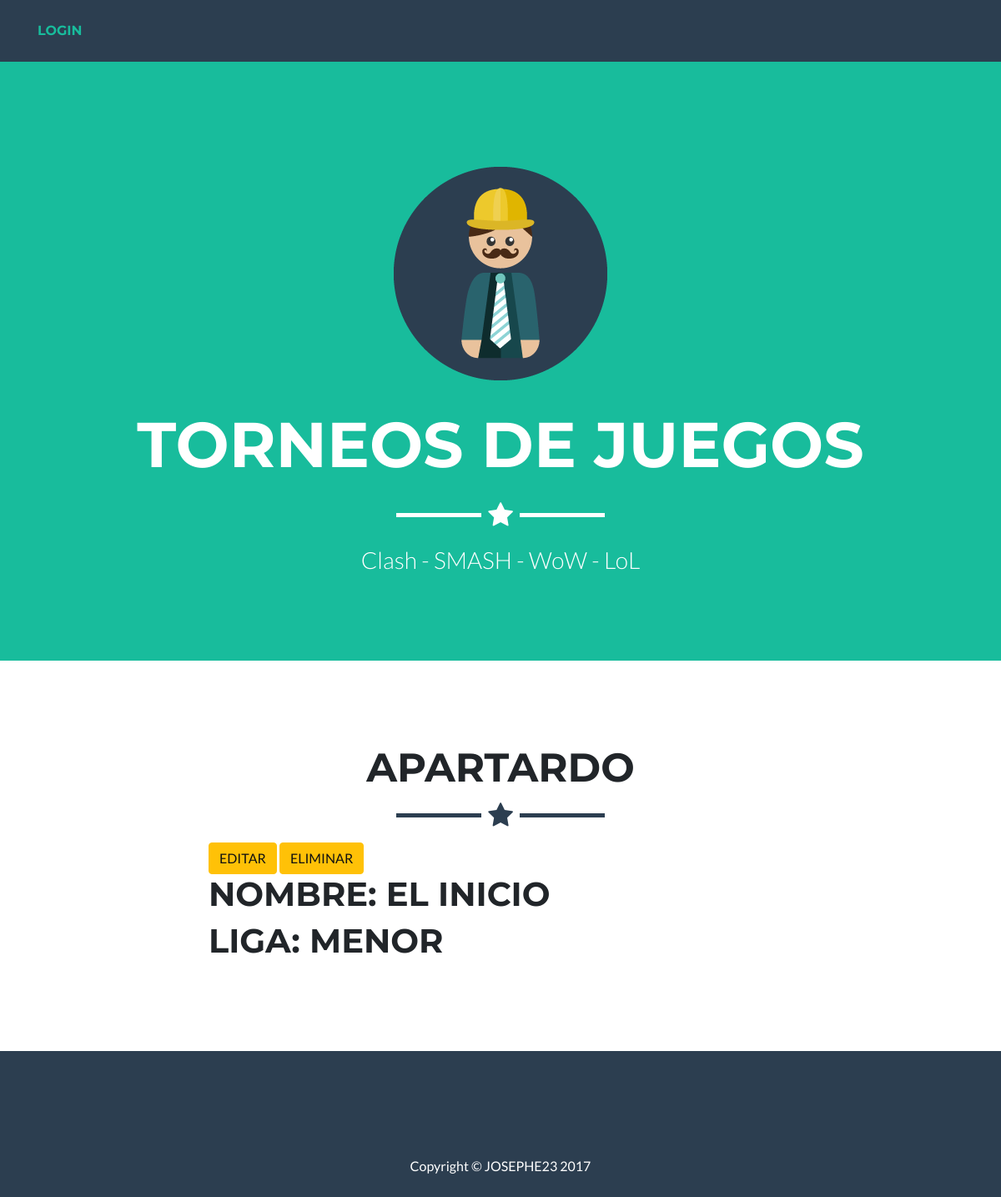
The page /equipo/2/ on the database as committed earlier.
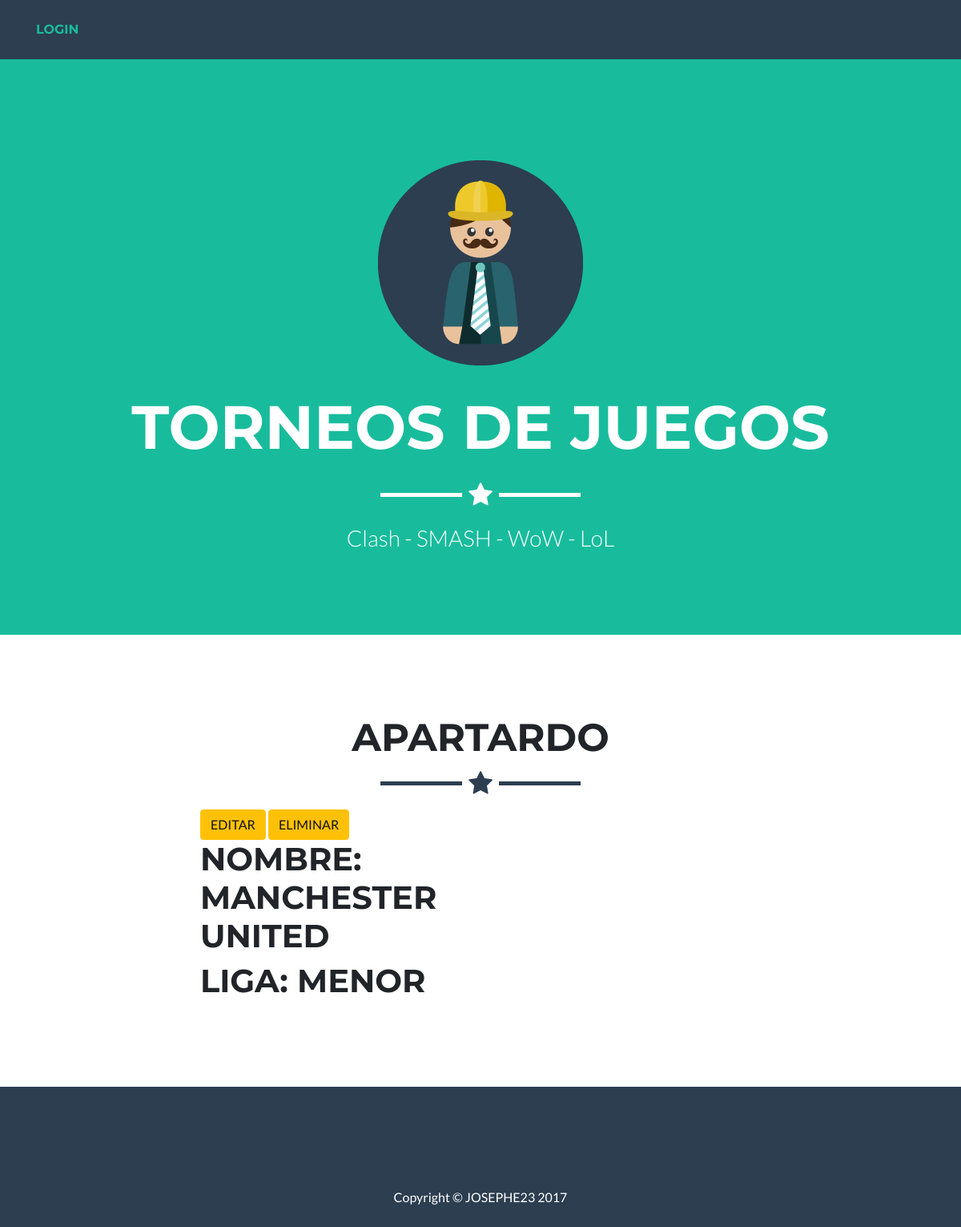
The same page on the database as committed later.
### equipos/models.py (models this page shows, shortened)
class Equipo(models.Model):
    nombre    = models.CharField(max_length=60)
    liga      = models.CharField(max_length=60)
    jugadores   = models.ManyToManyField(Jugador, through='Competencia')

### equipos/views.py (the view)
# urls.py: url(r'^equipo/(?P<pk>[0-9]+)/$', views.equipo_detalle, name='equipo_detalle'),
def equipo_detalle(request, pk):
    equipo = get_object_or_404(Equipo, pk=pk)
    return render(request, 'equipos/equipo_detalle.html', {'equipo': equipo})

### equipos/templates/equipos/equipo_detalle.html
{% extends 'equipos/base.html'%}
{% block content %}
  <div class="post">
    <a class="btn btn-warning" href="{% url 'equipo_editar' pk=equipo.pk %}"><span class="glyphicon glyphicon-pencil">EDITAR</span></a>
    <a class="btn btn-warning" href="{% url 'equipo_remover' pk=equipo.pk %}"><span class="glyphicon glyphicon-pencil">ELIMINAR</span></a>
    <h1>Nombre: {{equipo.nombre}}</h1>
    <h1>Liga: {{equipo.liga}}</h1>
  </div>
{% endblock %}

Rows that differ between the two databases and show on the page:
changed Equipo "MENOR": nombre "EL INICIO" → "MANCHESTER UNITED"
